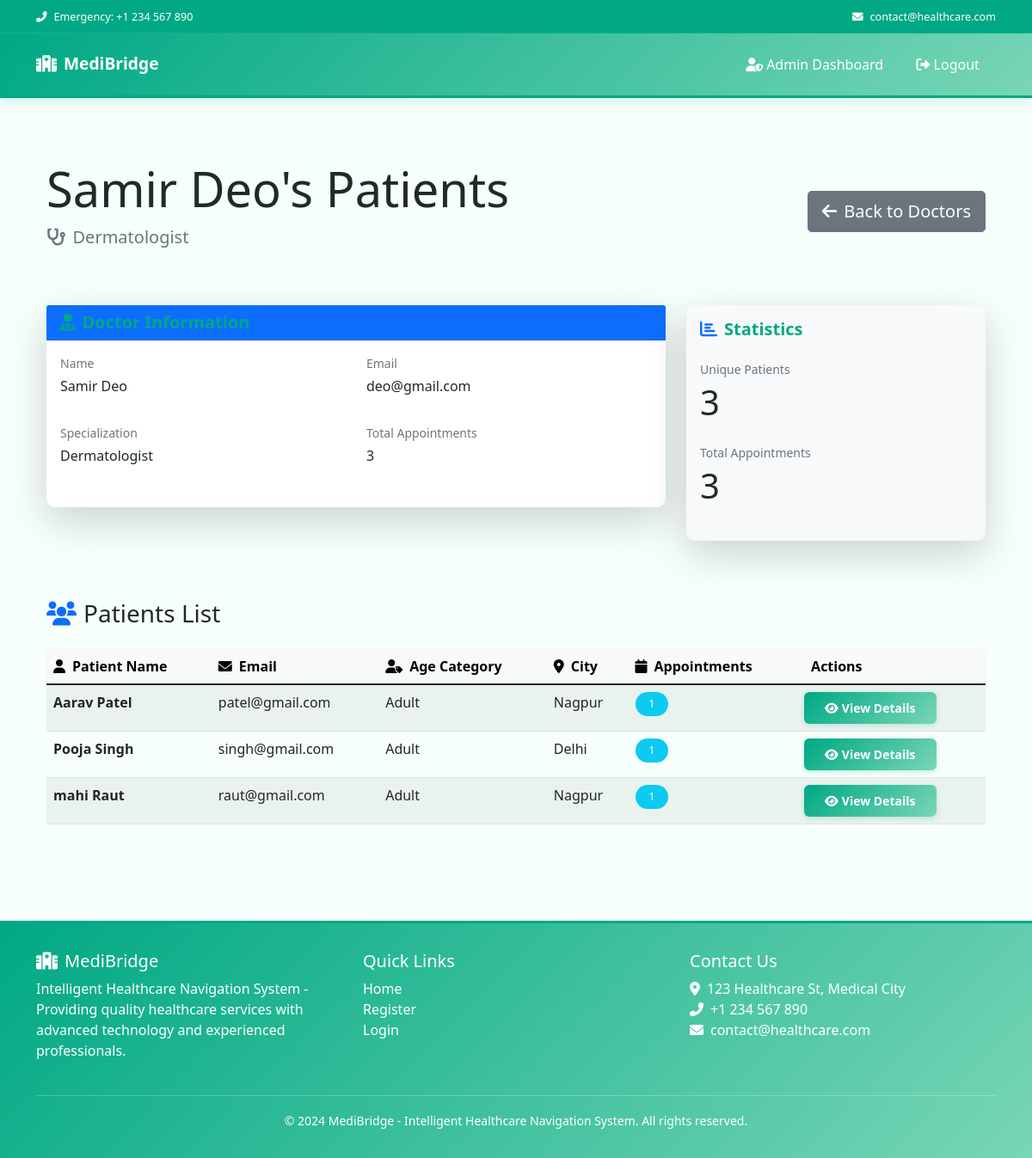
Screenshot of /admin/doctor/1/patients (signed in) with the database file from the repository.
### app.py (models this page shows)
class User(UserMixin, db.Model):
    id = db.Column(db.Integer, primary_key=True)
    email = db.Column(db.String(120), unique=True, nullable=False)
    password_hash = db.Column(db.String(128))
    user_type = db.Column(db.String(20), nullable=False)  # 'patient', 'doctor', or 'admin'
    name = db.Column(db.String(100), nullable=False)
    is_admin = db.Column(db.Boolean, default=False)  # Flag for admin access

class Doctor(db.Model):
    id = db.Column(db.Integer, primary_key=True)
    user_id = db.Column(db.Integer, db.ForeignKey('user.id'), nullable=False)
    specialization = db.Column(db.String(100), nullable=False)
    min_age = db.Column(db.Integer, nullable=False, default=0)  # Minimum age for patients
    max_age = db.Column(db.Integer, nullable=False, default=100)  # Maximum age for patients
    license_number = db.Column(db.String(100), nullable=True)  # Medical license number
    license_expiry = db.Column(db.Date, nullable=True)  # License expiry date
    qualifications = db.Column(db.Text, nullable=True)  # Comma-separated qualifications
    experience_years = db.Column(db.Integer, nullable=True)  # Years of experience
    hospital_affiliation = db.Column(db.String(200), nullable=True)  # Current hospital/clinic
    city = db.Column(db.String(100), nullable=False, default='Unknown')  # Doctor's city
    contact = db.Column(db.String(15), nullable=True)  #  Doctor phone number
    bio = db.Column(db.Text, nullable=True)  # Professional bio
    is_verified = db.Column(db.Boolean, default=False)  # Admin verification status
    verification_date = db.Column(db.DateTime, nullable=True)  # When admin verified
    appointments = db.relationship('Appointment', backref='doctor', lazy=True)
    user = db.relationship('User', backref='doctor_profile', lazy=True)

class Patient(db.Model):
    id = db.Column(db.Integer, primary_key=True)
    user_id = db.Column(db.Integer, db.ForeignKey('user.id'), nullable=False)
    age_category = db.Column(db.String(20), nullable=False, default='Adult')  # 'Child', 'Adult', 'Old Age'
    city = db.Column(db.String(100), nullable=False, default='Unknown')  # Patient's city
    appointments = db.relationship('Appointment', backref='patient', lazy=True)
    user = db.relationship('User', backref='patient_profile', lazy=True)

### app.py (the view)
@app.route('/admin/doctor/<int:doctor_id>/patients')
@login_required
def admin_view_doctor_patients(doctor_id):
    if not current_user.is_admin:
        flash('Access denied. Admin privileges required.')
        return redirect(url_for('home'))
    doctor = Doctor.query.get_or_404(doctor_id)
    appointments = Appointment.query.filter_by(doctor_id=doctor_id).all()
    patient_ids = set(appointment.patient_id for appointment in appointments)
    patients = Patient.query.filter(Patient.id.in_(patient_ids)).all() if patient_ids else []
    return render_template('admin_doctor_patients.html',
                          doctor=doctor,
                          patients=patients,
                          appointments=appointments)

### app.py (called while the page is built)
@login_manager.user_loader
def load_user(user_id):
    return User.query.get(int(user_id))

### templates/admin_doctor_patients.html (shortened to what this page needs)
{% extends "base.html" %}
{% block content %}
<div class="container py-5">
    <div class="row mb-5">
        <div class="col-12">
            <div class="d-flex align-items-center justify-content-between">
                <div>
                    <h1 class="display-4 mb-2">{{ doctor.user.name }}'s Patients</h1>
                    <p class="lead text-muted">
                        <i class="fas fa-stethoscope me-2"></i>{{ doctor.specialization }}
                    </p>
                </div>
                <a href="{{ url_for('admin_view_doctors') }}" class="btn btn-secondary btn-lg">
                    <i class="fas fa-arrow-left me-2"></i>Back to Doctors
                </a>
            </div>
        </div>
    </div>
    <div class="row mb-5">
        <div class="col-lg-8">
            <div class="card border-0 shadow-lg">
                <div class="card-header bg-primary text-white">
                    <h5 class="card-title mb-0">
                        <i class="fas fa-user-md me-2"></i>Doctor Information
                    </h5>
                </div>
                <div class="card-body">
                    <div class="row">
                        <div class="col-md-6 mb-3">
                            <p class="text-muted small mb-1">Name</p>
                            <p class="fw-semibold">{{ doctor.user.name }}</p>
                        </div>
                        <div class="col-md-6 mb-3">
                            <p class="text-muted small mb-1">Email</p>
                            <p class="fw-semibold">{{ doctor.user.email }}</p>
                        </div>
                        <div class="col-md-6 mb-3">
                            <p class="text-muted small mb-1">Specialization</p>
                            <p class="fw-semibold">{{ doctor.specialization }}</p>
                        </div>
                        <div class="col-md-6 mb-3">
                            <p class="text-muted small mb-1">Total Appointments</p>
                            <p class="fw-semibold">{{ appointments|length }}</p>
                        </div>
                    </div>
                </div>
            </div>
        </div>
        <div class="col-lg-4">
            <div class="card border-0 shadow-lg bg-light">
                <div class="card-body">
                    <h5 class="card-title mb-4">
                        <i class="fas fa-chart-bar me-2 text-primary"></i>Statistics
                    </h5>
                    <div class="mb-4">
                        <p class="text-muted small mb-1">Unique Patients</p>
                        <h3 class="display-6 mb-0">{{ patients|length }}</h3>
                    </div>
                    <div class="mb-4">
                        <p class="text-muted small mb-1">Total Appointments</p>
                        <h3 class="display-6 mb-0">{{ appointments|length }}</h3>
                    </div>
                </div>
            </div>
        </div>
    </div>
    <div class="row">
        <div class="col-12">
            <h2 class="h3 mb-4">
                <i class="fas fa-users me-2 text-primary"></i>Patients List
            </h2>
            {% if patients %}
            <div class="table-responsive">
                <table class="table table-hover table-striped">
                    <thead class="table-light">
                        <tr>
                            <th><i class="fas fa-user me-2"></i>Patient Name</th>
                            <th><i class="fas fa-envelope me-2"></i>Email</th>
                            <th><i class="fas fa-user-tag me-2"></i>Age Category</th>
                            <th><i class="fas fa-map-marker-alt me-2"></i>City</th>
                            <th><i class="fas fa-calendar me-2"></i>Appointments</th>
                            <th>Actions</th>
                        </tr>
                    </thead>
                    <tbody>
                        {% for patient in patients %}
                        <tr>
                            <td><strong>{{ patient.user.name }}</strong></td>
                            <td>{{ patient.user.email }}</td>
                            <td>{{ patient.age_category }}</td>
                            <td>{{ patient.city }}</td>
                            <td>
                                <span class="badge bg-info">
                                    {% set patient_appointments = appointments|selectattr('patient_id', 'equalto',
                                    patient.id)|list %}
                                    {{ patient_appointments|length }}
                                </span>
                            </td>
                            <td>
                                <a href="{{ url_for('admin_view_patient_details', patient_id=patient.id) }}"
                                    class="btn btn-sm btn-primary">
                                    <i class="fas fa-eye me-1"></i>View Details
                                </a>
                            </td>
                        </tr>
                        {% endfor %}
                    </tbody>
                </table>
            </div>
            {% else %}
            <div class="alert alert-info text-center" role="alert">
                <i class="fas fa-info-circle me-2"></i>This doctor has no patients yet.
            </div>
            {% endif %}
        </div>
    </div>
</div>
{% endblock %}

### templates/base.html (style rules this page uses)
:root { --primary-color: #00A884; --secondary-color: #78D6B6; --accent-color: #F6FFFB; --text-color: #1F2A2A; --success-color: #00A884; --warning-color: #e67e22; --danger-color: #c0392b; --light-bg: #F6FFFB; }
body { font-family: 'Segoe UI', Tahoma, Geneva, Verdana, sans-serif; background-color: #F6FFFB; overflow-x: hidden; color: #1F2A2A; }
.card { border: none; border-radius: 10px; box-shadow: 0 2px 8px rgba(0, 168, 132, 0.08); transition: all 0.3s ease; margin-bottom: 20px; border-left: 4px solid #78D6B6; background-color: #ffffff; }
.card-title { color: var(--primary-color); font-weight: 600; }
.btn-primary { background: linear-gradient(135deg, #00A884 0%, #78D6B6 100%); border: none; padding: 0.5rem 1.5rem; border-radius: 6px; font-weight: 600; transition: all 0.3s ease; box-shadow: 0 2px 6px rgba(0, 168, 132, 0.2); color: white; }
.badge { padding: 0.5rem 1rem; border-radius: 20px; font-weight: 500; }

### rows the page displays
User: user.name "Samir Deo", user.email "deo@gmail.com"
Doctor: specialization "Dermatologist"
Patient: user.name "Aarav Patel", user.email "patel@gmail.com", age_category "Adult", city "Nagpur", patient_appointments "1"
Patient: user.name "Pooja Singh", user.email "singh@gmail.com", age_category "Adult", city "Delhi", patient_appointments "1"
Patient: user.name "mahi Raut", user.email "raut@gmail.com", age_category "Adult", city "Nagpur", patient_appointments "1"

### other values shown
{{ appointments|length }} "3"
{{ patients|length }} "3"
